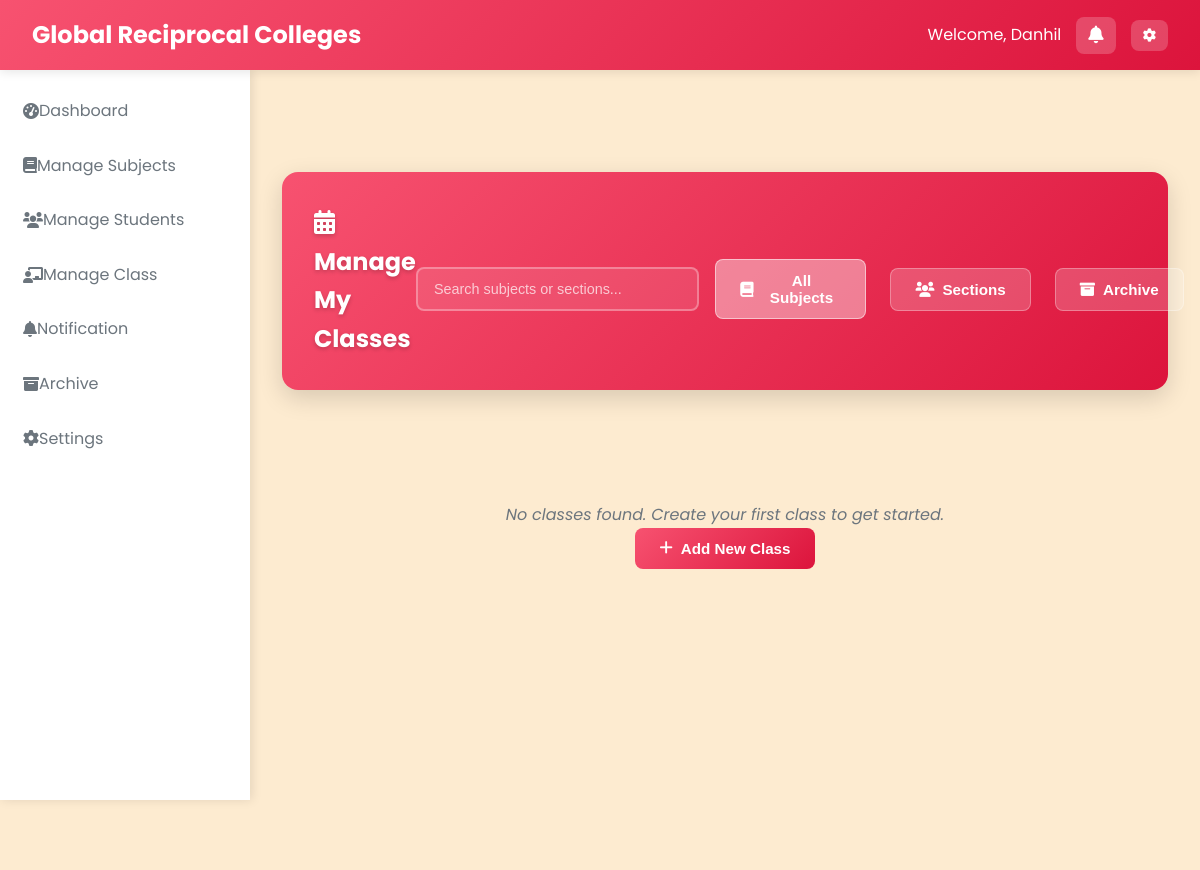
Before: /Professor/professor_manage_schedule_archive.php (signed in) with the older database file.
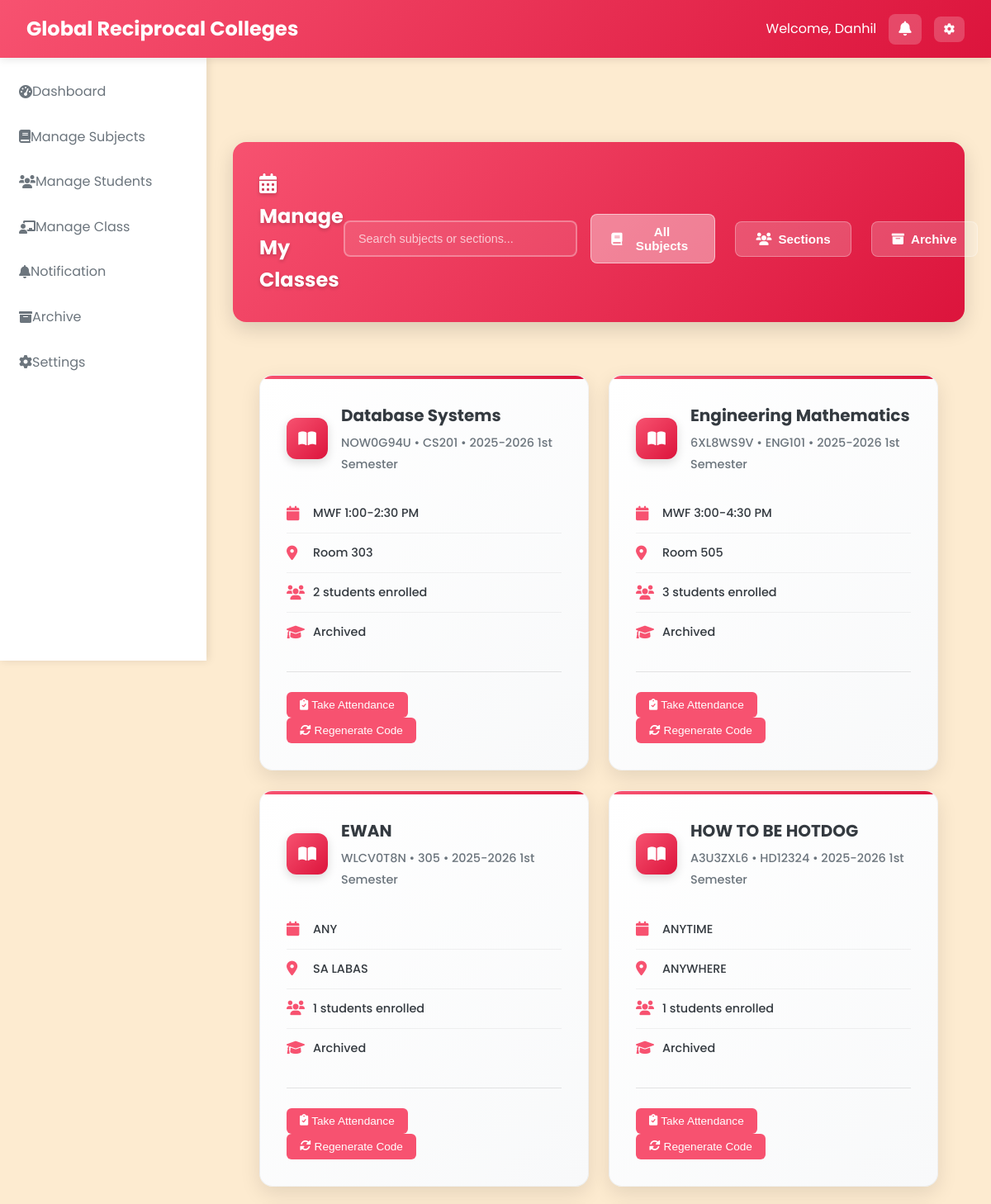
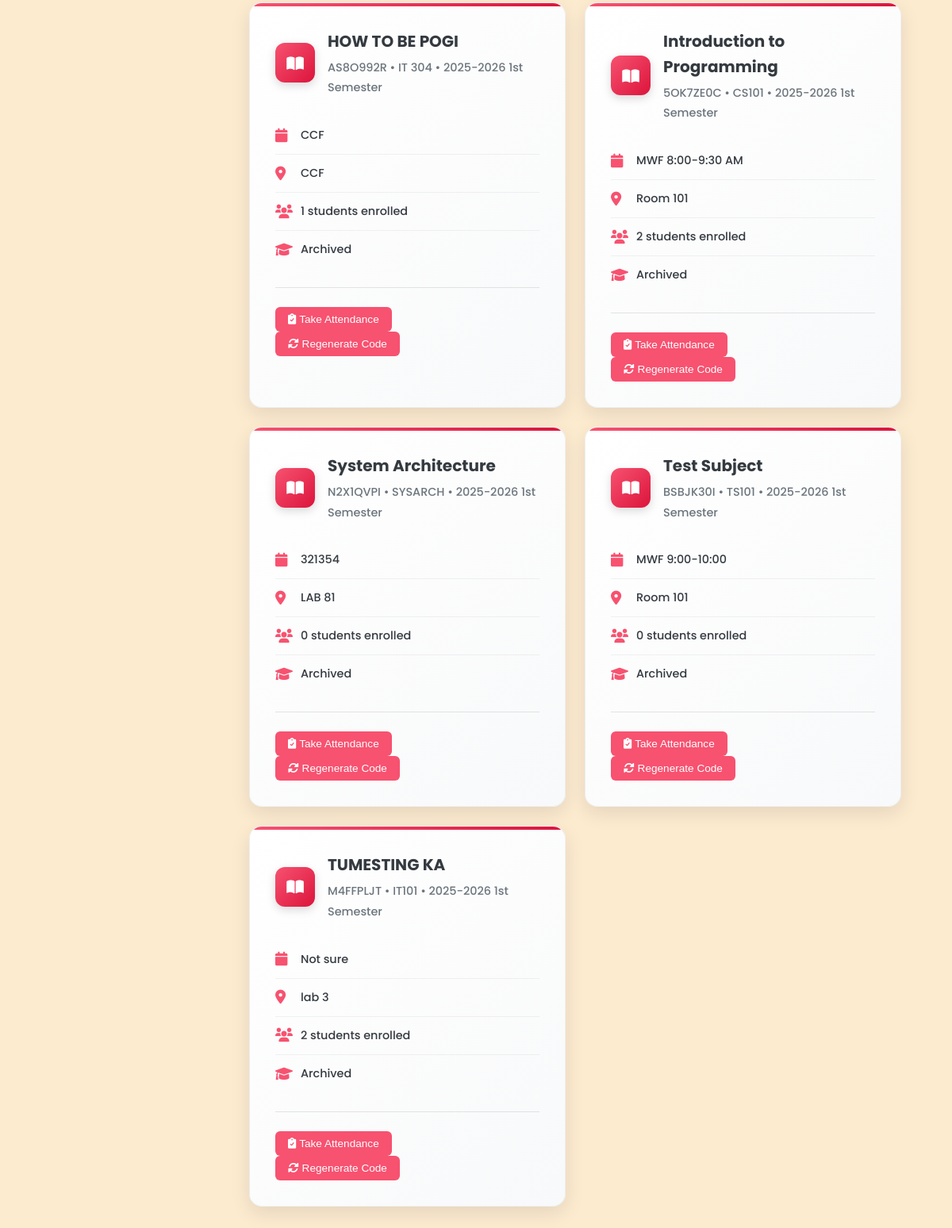
After: the same page with the newer database file (2 pictures, top to bottom).
### tables this page shows
CREATE TABLE `classes` (
  `class_id` varchar(20) NOT NULL,
  `class_name` varchar(100) NOT NULL,
  `class_code` varchar(20) NOT NULL,
  `subject_id` varchar(20) DEFAULT NULL,
  `professor_id` varchar(20) DEFAULT NULL,
  `schedule` varchar(100) DEFAULT NULL,
  `room` varchar(50) DEFAULT NULL,
  `created_at` datetime NOT NULL,
  `updated_at` datetime NOT NULL,
  `section` varchar(10) DEFAULT NULL,
  `school_year_semester_id` int(11) DEFAULT NULL,
  `status` enum('active','archived') DEFAULT 'active',
  `semester` enum('1st Semester','2nd Semester') DEFAULT '1st Semester'
);

CREATE TABLE `subjects` (
  `subject_id` varchar(20) NOT NULL,
  `subject_name` varchar(100) NOT NULL,
  `subject_code` varchar(20) NOT NULL,
  `description` text DEFAULT NULL,
  `credits` int(11) NOT NULL,
  `created_at` datetime NOT NULL,
  `updated_at` datetime NOT NULL
);

CREATE TABLE `school_year_semester` (
  `id` int(11) NOT NULL,
  `school_year` varchar(20) NOT NULL,
  `semester` enum('1st Semester','2nd Semester','Summer') NOT NULL,
  `status` enum('Active','Archived') DEFAULT 'Active',
  `created_at` timestamp NOT NULL DEFAULT current_timestamp(),
  `updated_at` timestamp NOT NULL DEFAULT current_timestamp() ON UPDATE current_timestamp()
);

### Professor/professor_manage_schedule_archive.php (the view, shortened to what the changed rows need)
<?php
require_once '../php/db.php';
$professor_id = $_SESSION['user_id'];
$query = "SELECT s.*, c.class_id, c.class_code, c.schedule, c.room, c.section, c.status,
                 sys.school_year, sys.semester, sys.status as term_status
          FROM subjects s
          JOIN classes c ON s.subject_id = c.subject_id
          JOIN school_year_semester sys ON c.school_year_semester_id = sys.id
          WHERE c.professor_id = ?
          ORDER BY sys.status ASC, s.subject_name ASC, c.section ASC";
$stmt = $pdo->prepare($query);
$stmt->execute([$professor_id]);
$subjects = $stmt->fetchAll();
$enrollment_counts = [];
foreach ($subjects as $subject) {
    $stmt = $pdo->prepare("SELECT COUNT(*) as count FROM class_enrollments ce
                          JOIN classes c ON ce.class_id = c.class_id
                          WHERE c.subject_id = ?");
    $stmt->execute([$subject['subject_id']]);
    $enrollment_counts[$subject['subject_id']] = $stmt->fetch()['count'];
}
?>
<!DOCTYPE html>
<html lang="en">
<head>
    <link rel="stylesheet" href="../css/styles_fixed.css">
    <link rel="stylesheet" href="https://cdnjs.cloudflare.com/ajax/libs/font-awesome/6.0.0/css/all.min.css">
</head>
<body>
    <main class="main-content">
        <div class="table-header-enhanced">
            <h2 class="table-title-enhanced"><i class="fas fa-calendar-alt" style="margin-right: 10px;"></i>Manage My Classes</h2>
        </div>
        <div class="dashboard-container">
            <?php if (empty($subjects)): ?>
                <div class="no-data">
                    <p>No classes found. Create your first class to get started.</p>
                    <button class="stat-primary-btn" onclick="openModal('addSubjectModal')">
                        <i class="fas fa-plus"></i> Add New Class
                    </button>
                </div>
            <?php else: ?>
                <div class="stats-grid">
                    <?php foreach ($subjects as $subject): ?>
                    <div class="stat-card-enhanced" onclick="viewClassDetails('<?php echo $subject['class_id']; ?>', '<?php echo $subject['subject_name']; ?>')">
                        <div class="stat-header-enhanced">
                            <div class="stat-icon-enhanced">
                                <i class="fas fa-book-open"></i>
                            </div>
                            <div class="stat-info-enhanced">
                                <h3 class="stat-title-enhanced"><?php echo $subject['subject_name']; ?></h3>
                                <span class="stat-subtitle-enhanced"><?php echo $subject['class_code']; ?> • <?php echo $subject['subject_code']; ?> • <?php echo $subject['school_year'] . ' ' . $subject['semester']; ?></span>
                            </div>
                        </div>
                        <div class="stat-details-enhanced">
                            <div class="stat-detail-enhanced">
                                <i class="fas fa-calendar stat-detail-icon"></i>
                                <span class="stat-detail-text"><?php echo $subject['schedule']; ?></span>
                            </div>
                            <div class="stat-detail-enhanced">
                                <i class="fas fa-map-marker-alt stat-detail-icon"></i>
                                <span class="stat-detail-text"><?php echo $subject['room']; ?></span>
                            </div>
                            <div class="stat-detail-enhanced">
                                <i class="fas fa-users stat-detail-icon"></i>
                                <span class="stat-detail-text"><?php echo $enrollment_counts[$subject['subject_id']] ?? 0; ?> students enrolled</span>
                            </div>
                            <div class="stat-detail-enhanced">
                                <i class="fas fa-graduation-cap stat-detail-icon"></i>
                                <span class="stat-detail-text"><?php echo $subject['term_status']; ?></span>
                            </div>
                        </div>
                        <div class="stat-actions-enhanced">
                            <button class="stat-action-btn" onclick="event.stopPropagation(); openAttendanceModal('<?php echo $subject['class_id']; ?>', '<?php echo $subject['subject_name']; ?>')">
                                <i class="fas fa-clipboard-check"></i> Take Attendance
                            </button>
                            <button class="stat-action-btn secondary" onclick="event.stopPropagation(); regenerateCode('<?php echo $subject['subject_id']; ?>')">
                                <i class="fas fa-sync-alt"></i> Regenerate Code
                            </button>
                        </div>
                    </div>
                    <?php endforeach; ?>
                </div>
            <?php endif; ?>
        </div>
    </main>
</body>
</html>

Changed rows visible on the page:
now on this page (row edited): classes: subject.subject_name "Database Systems", class_code "NOW0G94U", subject.subject_code "CS201", school_year_semester.school_year "2025-2026", school_year_semester.semester "1st Semester", schedule "MWF 1:00-2:30 PM", room "Room 303", subject.subject_id "2", school_year_semester.status "Archived"
now on this page (row edited): classes: subject.subject_name "Engineering Mathematics", class_code "6XL8WS9V", subject.subject_code "ENG101", school_year_semester.school_year "2025-2026", school_year_semester.semester "1st Semester", schedule "MWF 3:00-4:30 PM", room "Room 505", subject.subject_id "3", school_year_semester.status "Archived"
now on this page (row edited): classes: subject.subject_name "EWAN", class_code "WLCV0T8N", subject.subject_code "305", school_year_semester.school_year "2025-2026", school_year_semester.semester "1st Semester", schedule "ANY", room "SA LABAS", subject.subject_id "1", school_year_semester.status "Archived"
now on this page (row edited): classes: subject.subject_name "HOW TO BE HOTDOG", class_code "A3U3ZXL6", subject.subject_code "HD12324", school_year_semester.school_year "2025-2026", school_year_semester.semester "1st Semester", schedule "ANYTIME", room "ANYWHERE", subject.subject_id "1", school_year_semester.status "Archived"
now on this page (row edited): classes: subject.subject_name "HOW TO BE POGI", class_code "AS8O992R", subject.subject_code "IT 304", school_year_semester.school_year "2025-2026", school_year_semester.semester "1st Semester", schedule "CCF", room "CCF", subject.subject_id "1", school_year_semester.status "Archived"
now on this page (row edited): classes: subject.subject_name "Introduction to Programming", class_code "5OK7ZE0C", subject.subject_code "CS101", school_year_semester.school_year "2025-2026", school_year_semester.semester "1st Semester", schedule "MWF 8:00-9:30 AM", room "Room 101", subject.subject_id "2", school_year_semester.status "Archived"
now on this page (row edited): classes: subject.subject_name "System Architecture", class_code "N2X1QVPI", subject.subject_code "SYSARCH", school_year_semester.school_year "2025-2026", school_year_semester.semester "1st Semester", schedule "321354", room "LAB 81", subject.subject_id "0", school_year_semester.status "Archived"
now on this page (row edited): classes: subject.subject_name "Test Subject", class_code "BSBJK30I", subject.subject_code "TS101", school_year_semester.school_year "2025-2026", school_year_semester.semester "1st Semester", schedule "MWF 9:00-10:00", room "Room 101", subject.subject_id "0", school_year_semester.status "Archived"
now on this page (row edited): classes: subject.subject_name "TUMESTING KA", class_code "M4FFPLJT", subject.subject_code "IT101", school_year_semester.school_year "2025-2026", school_year_semester.semester "1st Semester", schedule "Not sure", room "lab 3", subject.subject_id "2", school_year_semester.status "Archived"
Other visible differences:
text no longer shown: "No classes found. Create your first class to get started. Add New Class"
